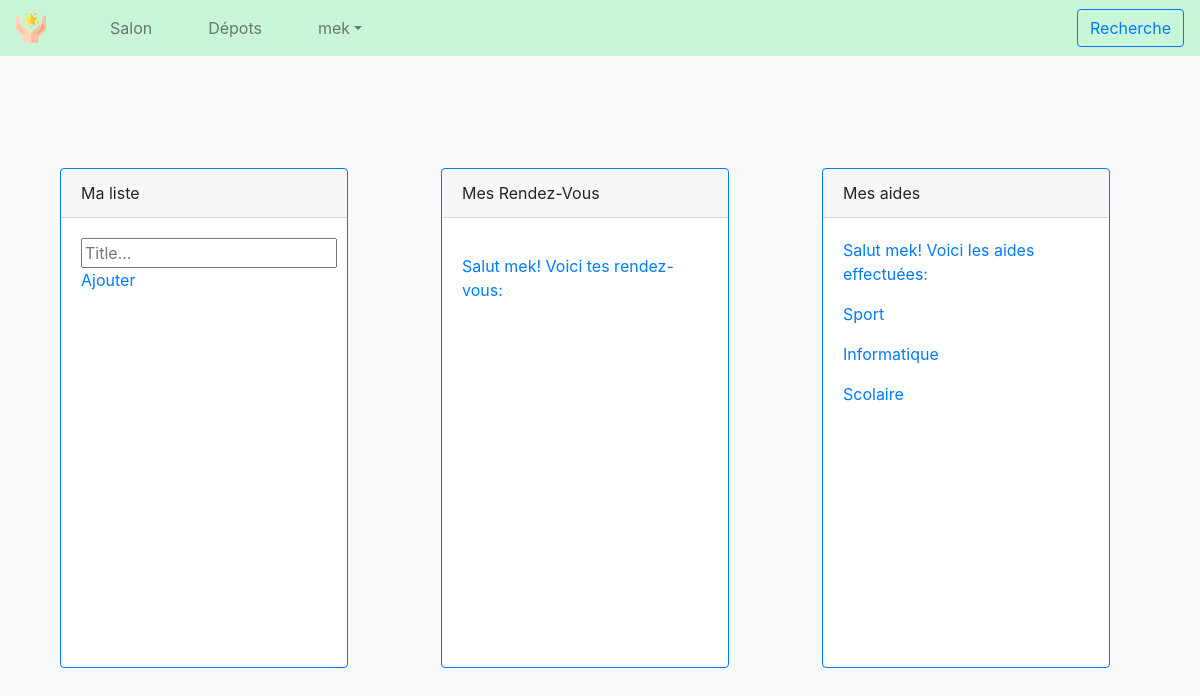
Screenshot of /profile (signed in) with the database file from the repository.
### models.py (models this page shows, shortened)
class User(db.Model, UserMixin):
    id = db.Column(db.Integer, primary_key=True)  # primary keys are required by SQLAlchemy
    username = db.Column(db.String(1000), unique=True)
    password = db.Column(db.String(100))
    email = db.Column(db.String(100))
    missions = relationship("Mission", backref="poster", lazy='dynamic')

class Mission(db.Model):
    id = db.Column(db.Integer, primary_key=True)  # primary keys are required by SQLAlchemy
    id_ex_user = db.Column(db.Integer, db.ForeignKey(
        'user.id'))  # ,unique=True, on as pas le upper dans users car c'est comme qu'il secris sur le databse
    mission = db.Column(db.String(20), nullable=False)
    text = db.Column(db.String(200))

### auth.py (the view)
@app.route('/profile')
def profile():
    mission_opt = db.session.query(Mission.mission).filter_by(id_ex_user=current_user.id).all()
    return render_template('salon.html', name=current_user.username, posts=mission_opt)

### auth.py (called while the page is built)
@login_manager.user_loader
def load_user(user_id):
    return User.query.get(int(user_id))

### templates/Salon.html (shortened to what this page needs)
<!DOCTYPE html>
<html lang="fr">
<head>
  <link rel="stylesheet" href="https://stackpath.bootstrapcdn.com/bootstrap/4.3.1/css/bootstrap.min.css"
>
</head>
<body class="bg-light">
  <nav class="navbar navbar-expand-md navbar-light fixed-top" style="background-color: #c9f5d9;">
    <img src="/static/img/logo.png" class="img-fluid navbar-brand" alt="Logo aide étoilé" style="width:30px;">
    <div class="collapse navbar-collapse" id="navbarsExampleDefault">
      <ul class="navbar-nav mr-auto">
        <ul class="nav-item">
          <a class="nav-link" href="{{url_for('profile')}}">Salon</a>
        </ul>
        <ul class="nav-item">
          <a class="nav-link" href="{{url_for('depots_mission')}}">Dépots</a>
        </ul>
        <ul class="nav-item dropdown">
          <a class="nav-link dropdown-toggle" href="#" id="dropdown01" data-toggle="dropdown" aria-haspopup="true"
            aria-expanded="false">{{name}}</a>
        </ul>
      </ul>
      <form class="form-inline my-sm-0 my-lg-0">
        <button class="btn btn-outline-primary" type="button"><a
            href="{{url_for('recherche')}}">Recherche</a></button>
      </form>
    </div>
  </nav>
  <main role="main" class="container">
    <br><br><br><br>
    <div class="container">
      <br><br><br>
      <div class="row col justify-content-between">
        <div class="card border-primary mb-3 " style="max-width: 18rem; height: 500px;">
          <div class="card-header">Ma liste</div>
          <div class="card-body text-primary" id="myDIV">
            <input type="text" id="myInput" placeholder="Title...">
            <span onclick="newElement()" class="addBtn">Ajouter</span>
            </div>
        </div>
        <div class="card border-primary mb-3 " style="max-width: 18rem; height: 500px;">
          <div class="card-header">Mes Rendez-Vous</div>
          <div class="card-body text-primary">
            <p class="card-text">
              <p class="card-text">Salut {{name}}! Voici tes rendez-vous:
              </p>
          </div>
        </div>
        <div class="card border-primary mb-3 " style="max-width: 18rem; height: 500px;">
          <div class="card-header">Mes aides</div>
          <div class="card-body text-primary">
            <p class="card-text">Salut {{name}}! Voici les aides effectuées:</p>
            {% for post in posts %}
            <p>{{post.mission}}</p>
            {% endfor %}
          </div>
        </div>
      </div>
    </div>
  </main>
</body>
</html>

### rows the page displays
User: username "mek"
Mission: mission "Sport"
Mission: mission "Informatique"
Mission: mission "Scolaire"
